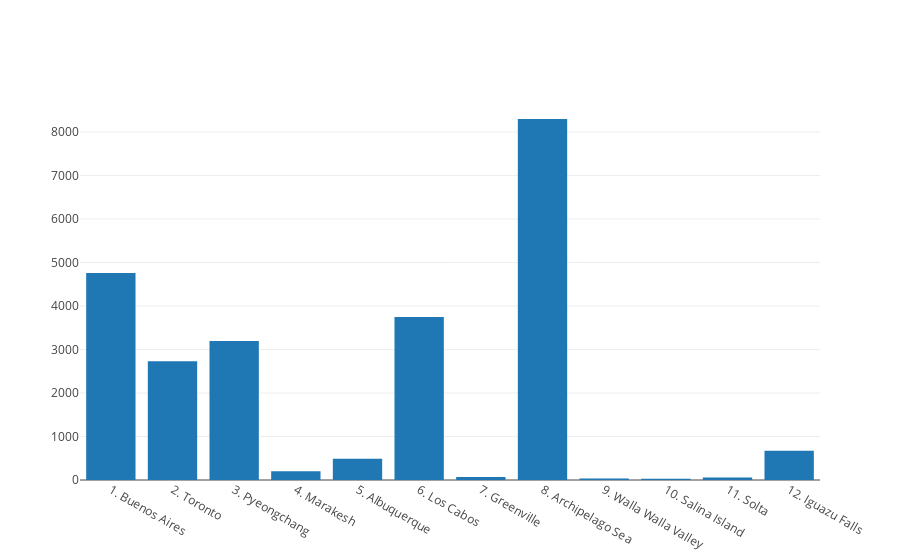

The cell this chart's notebook holds for it:
### Code cell
trace_pop = {'x':names_and_ranks,
         'y': city_areas,
         'type': 'bar',
         'name': 'Area'}

plotly.offline.init_notebook_mode(connected=True)
plotly.offline.iplot([trace_pop])

#plt.bar(range(0,len(names_and_ranks)), city_areas)
#plt.ylabel('Area')
#plt.xlabel('Cities')
#plt.title('City Areas')
#plt.xticks(range(0,len(names_and_ranks)), names_and_ranks, rotation='vertical')
 
#plt.show()

### Figure 1 — Plotly figure (JSON) as saved in the notebook; plotly's stock layout.template omitted (floating-point values rounded to 4 significant figures)
{"data": [{"name": "Area", "type": "bar", "uid": "5fb6e516-3329-478a-a918-b88cb8d96f5a", "x": ["1. Buenos Aires", "2. Toronto", "3. Pyeongchang", "4. Marakesh", "5. Albuquerque", "6. Los Cabos", "7. Greenville", "8. Archipelago Sea", "9. Walla Walla Valley", "10. Salina Island", "11. Solta", "12. Iguazu Falls"], "y": [4758, 2731, 3194, 200, 491, 3750, 68, 8300, 33, 27, 59, 672]}], "layout": {}}
